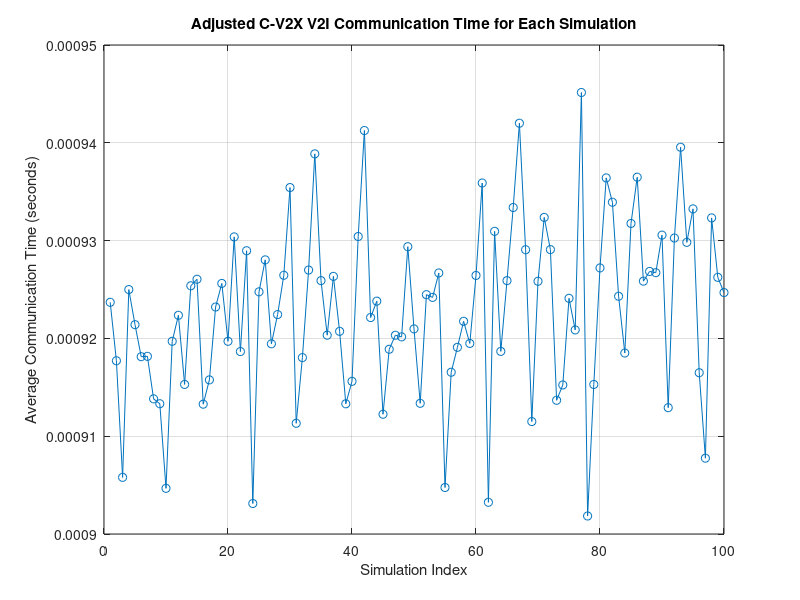

Here is the MATLAB script that generated this plot:
% C-V2X Simulation Parameters
numVehicles = 50; % Number of vehicles involved in the communication
numSimulations = 100; % Number of simulations to calculate the average time
maxDistance = 1000; % Maximum distance between vehicles and RSUs in meters

% C-V2X Communication Parameters
bandwidth = 50e6; % Bandwidth in bits per second (e.g., 50 Mbps for C-V2X)
messageSize = 1000 * 8; % Size of the message in bits (e.g., 1000 bytes)
meanProcessingDelay = 500e-6; % Mean processing delay at RSU in seconds (e.g., 500 microseconds)
processingStdDev = 50e-6; % Standard deviation for processing delay
meanNetworkDelay = 50e-6; % Higher mean additional network delay due to congestion
networkDelayStdDev = 20e-6; % Standard deviation for network delay
speedRange = [10, 30]; % Speed of vehicles in meters per second

% Function to simulate C-V2X communication delay based on distance and congestion
function delay = cv2xCommunicationDelay(distance, bandwidth, messageSize, meanNetworkDelay, networkDelayStdDev)
    speedOfLight = 3e8; % Speed of light in meters per second
    propagationDelay = distance / speedOfLight; % Time for signal to travel to RSU
    transmissionDelay = messageSize / bandwidth; % Time to transmit the message
    networkDelay = normrnd(meanNetworkDelay, networkDelayStdDev); % Simulated network congestion delay
    delay = propagationDelay + transmissionDelay + networkDelay;
end

% Initialize Results
communicationTimes = zeros(1, numSimulations);

% Simulation Loop
for n = 1:numSimulations
    totalCommTime = 0; % Initialize total communication time for this simulation
    
    for v = 1:numVehicles
        % Randomly assign a speed to the vehicle
        speed = randi(speedRange);
        
        % Calculate dynamic distance based on speed (vehicles moving closer/farther from RSU)
        distance = rand() * maxDistance;
        distance = distance + (rand() * speed - (speed / 2)); % Adding random component based on speed
        
        % Calculate the communication delay for sending the message
        commDelay = cv2xCommunicationDelay(distance, bandwidth, messageSize, meanNetworkDelay, networkDelayStdDev);
        
        % Simulate processing delay at the RSU
        processingDelay = normrnd(meanProcessingDelay, processingStdDev); % Random processing delay
        
        % Total round-trip time for this vehicle
        roundTripTime = 2 * commDelay + processingDelay;
        
        % Accumulate the total communication time
        totalCommTime = totalCommTime + roundTripTime;
    end
    
    % Record the average communication time per vehicle in this simulation
    communicationTimes(n) = totalCommTime / numVehicles;
end

% Calculate and Display Average Communication Time
averageCommTime = mean(communicationTimes);
fprintf('Adjusted C-V2X V2I Communication Time: %.6f seconds\n', averageCommTime);

% Plot the Communication Times for each Simulation
figure;
plot(communicationTimes, '-o');
xlabel('Simulation Index');
ylabel('Average Communication Time (seconds)');
title('Adjusted C-V2X V2I Communication Time for Each Simulation');
grid on;
